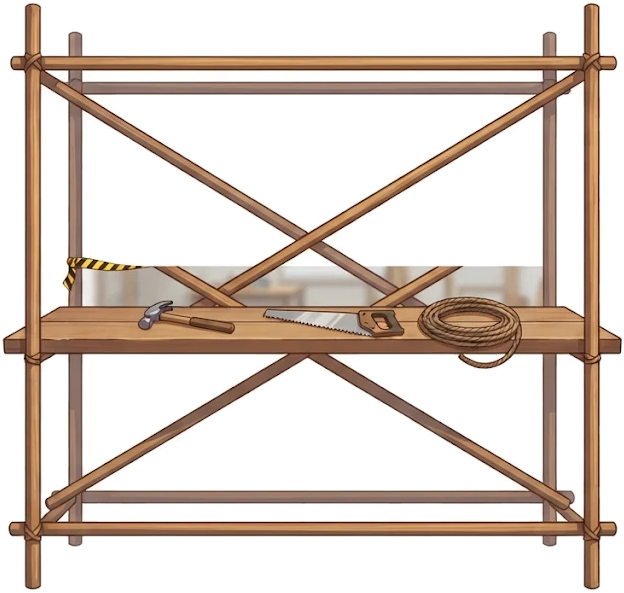
#> input picture crates/game/assets/ship/scaffold.png, 624 x 593 px, found by its file name
$ python ships.py
#> lines starting #> are read from the running program, lines starting #| are printed output that depends on the picture; after the words box and inside, x2 and y2 are one past the last pixel; in counts of white or black regions, pixels touching at a corner belong together
### tools/sprites/keypose.py
#!/usr/bin/env python3
"""Ключевые позы бойца (рисунки на белом фоне, например из Gemini) → кадры для pack_sheets.py.

  python3 tools/sprites/keypose.py art/2d/kaya idle attack skill hit
  python3 tools/sprites/keypose.py art/2d/ren idle@1.25 attack@1.25 skill hit   # поза@масштаб

Масштаб — если Gemini нарисовал позу мельче или крупнее остальных (голова другого размера).

Берёт <папка>/<клип>.jpeg|png, делает фон прозрачным (белое, связанное с краем кадра; вспышки и
дым, отдельные от тела, остаются), выравнивает ноги всех поз на одну линию и кладёт по кадру в
<папка>/frames/<клип>/0000.png на общем холсте — масштаб у всех поз одинаковый. Нужны Pillow и numpy.
"""
import sys
from pathlib import Path

import numpy as np
from PIL import Image, ImageDraw, ImageFilter

FOOT_MARGIN = 24   # ноги — на столько пикселей выше нижнего края холста
EDGE_FADE = 0.04   # эффекты, упёртые в край рисунка (дым, вихрь), гаснут на этой доле ширины


# [6 lines left out: function load, not called in this run]


def mask_of(img):
    rgb = np.asarray(img).astype(np.int16)
    whiteish = (rgb.min(axis=2) > 232) & (rgb.max(axis=2) - rgb.min(axis=2) < 14)
    work = Image.fromarray(whiteish.astype(np.uint8) * 255, "L").copy()
    h, w = whiteish.shape
    arr = np.asarray(work)
    seeds = [(x, 0) for x in range(0, w, 4)] + [(x, h - 1) for x in range(0, w, 4)]
    seeds += [(0, y) for y in range(0, h, 4)] + [(w - 1, y) for y in range(0, h, 4)]
    for x, y in seeds:
        if arr[y, x] == 255:
            ImageDraw.floodfill(work, (x, y), 128)
            arr = np.asarray(work)
    outside = arr == 128
    # Замкнутые куски фона (внутри вихря, между рукой и телом): крупные области чисто белого.
    # Порог строже, чем у фона у края, и только крупные пятна — светлая одежда не страдает.
    pure = (rgb.min(axis=2) > 246) & (rgb.max(axis=2) - rgb.min(axis=2) < 8)
    k = max(9, (w // 60) | 1)
    islands = np.asarray(
        Image.fromarray(pure.astype(np.uint8) * 255, "L")
        .filter(ImageFilter.MinFilter(k)).filter(ImageFilter.MaxFilter(k))
    ) > 0
    outside |= islands
    alpha = Image.fromarray((~outside).astype(np.uint8) * 255, "L")
    # Убрать пыль, смягчить край на пиксель.
    alpha = alpha.filter(ImageFilter.MinFilter(3)).filter(ImageFilter.MaxFilter(3))
    alpha = np.asarray(alpha.filter(ImageFilter.GaussianBlur(0.7))).astype(np.float32)
    # Плавно гасить у левого, правого и верхнего края: обрезанный кадром дым не даёт прямой линии.
    n = max(2, int(w * EDGE_FADE))
    ramp = np.clip(np.arange(w) / n, 0, 1) * np.clip((w - 1 - np.arange(w)) / n, 0, 1)
    top = np.clip(np.arange(h) / n, 0, 1)
    alpha *= ramp[None, :] * top[:, None]
    return Image.fromarray(alpha.astype(np.uint8), "L")


# [35 lines left out: function main, not called in this run]


# [2 lines that do not run on import are left out]

### tools/sprites/ships.py
#!/usr/bin/env python3
"""Корабли верфи: рисунки из Gemini → crates/game/assets/ships/<id>/.

  python3 tools/sprites/ships.py            # все корабли
  python3 tools/sprites/ships.py lastochka  # один

art/2d/ships/<id>/: cutaway.png — разрез с обставленными комнатами; exterior.png — тот же корабль
снаружи (борт закрыт); locked.png — тот же разрез, комнаты заколочены. Все три — одна поза на чистом
зелёном фоне, 1024×1024: зелёный вырезается ключом. Рамки комнат — в data/ship.json (ships[].rooms).
art/2d/ship/scaffold.png — леса стройки на белом (общие для всех кораблей) → assets/ship/scaffold.png.
Нужны Pillow и numpy.
"""
import json
import math
import sys
from pathlib import Path

import numpy as np
from PIL import Image, ImageDraw, ImageFilter

ROOT = Path(__file__).resolve().parents[2]
sys.path.insert(0, str(Path(__file__).resolve().parent))
from keypose import mask_of  # noqa: E402

ART = ROOT / "art" / "2d" / "ships"
OUT = ROOT / "crates" / "game" / "assets" / "ships"


# [15 lines left out: function key_green, not called in this run]


# Эти корабли нарисованы носом влево, а на главной корабль летит вправо: разрез зеркалится,
# чтобы на осмотре был тот же корабль, что и на главной. Рамки в data/ship.json — уже по зеркалу.
FLIP = {"lastochka", "petrel", "falcon"}


# Нарисованные винты за кормой стираются (в px готового рисунка, уже по зеркалу): вместо них в игре
# крутятся винты из data/ship.json (ships[].propellers). Многоугольники обходят корпус — втулка с
# валом на корме остаются, на них и садится вращающийся винт.
ERASE = {
    "lastochka": [[(40, 588), (135, 588), (140, 640), (144, 700), (144, 815), (40, 815)]],
    "petrel": [
        [(80, 640), (114, 640), (116, 700), (110, 742), (80, 742)],
        [(110, 720), (134, 720), (136, 800), (130, 816), (110, 816)],
    ],
    "leviathan": [
        [(28, 474), (80, 474), (80, 590), (28, 590)],
        [(74, 604), (108, 604), (112, 640), (108, 690), (104, 720), (74, 720)],
        [(144, 724), (178, 724), (180, 770), (185, 800), (178, 838), (144, 838)],
    ],
    "falcon": [[(52, 452), (92, 452), (92, 708), (52, 708)]],
}


# [52 lines left out: functions erase_propellers, component, cut, not called in this run]


def propeller(size=128):
    """Латунный трёхлопастной винт анфас; в игре он сплющен по ширине — вид сбоку — и крутится."""
    k = 4
    n = size * k
    c = n / 2
    img = Image.new("RGBA", (n, n), (0, 0, 0, 0))
    d = ImageDraw.Draw(img)
    for i in range(3):
        a = i * 2 * math.pi / 3
        blade = []
        for t, w in ((0.1, 0.1), (0.45, 0.34), (0.8, 0.3), (0.97, 0.12)):
            r = t * (n / 2 - k)
            blade.append((c + r * math.cos(a) - w * r * math.sin(a), c + r * math.sin(a) + w * r * math.cos(a)))
        for t, w in ((0.97, -0.08), (0.8, -0.16), (0.45, -0.18), (0.1, -0.08)):
            r = t * (n / 2 - k)
            blade.append((c + r * math.cos(a) - w * r * math.sin(a), c + r * math.sin(a) + w * r * math.cos(a)))
        d.polygon(blade, fill=(226, 182, 92, 255), outline=(110, 76, 38, 255), width=2 * k)
    d.ellipse([c - 0.16 * c, c - 0.16 * c, c + 0.16 * c, c + 0.16 * c], fill=(150, 110, 52, 255),
              outline=(80, 56, 30, 255), width=3 * k)
    return img.filter(ImageFilter.GaussianBlur(k * 0.3)).resize((size, size), Image.Resampling.LANCZOS)


def scaffold():
    src = Image.open(ROOT / "art" / "2d" / "ship" / "scaffold.png").convert("RGB")
    rgba = src.convert("RGBA")
    rgba.putalpha(mask_of(src))
    rgba.crop(rgba.getbbox()).save(ROOT / "crates" / "game" / "assets" / "ship" / "scaffold.png", optimize=True)


def main():
    if not sys.argv[1:]:
        scaffold()
#> in mask_of, `whiteish = (rgb.min(axis=2) > 232) & (rgb.max(axis=2) - rgb.min(axis=2..`:
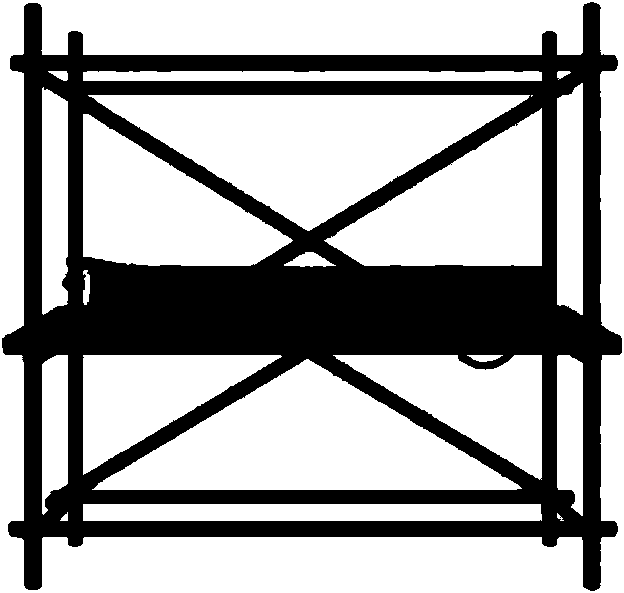
#> whiteish: shape (593, 624) bool; 64.6% white; 1 black region, box (x1, y1, x2, y2) and area: (2, 2, 622, 591) 131109
#> the loop in mask_of, `for x, y in seeds:` made 610 passes
#> pass 1, in mask_of, `arr = np.asarray(work)`:
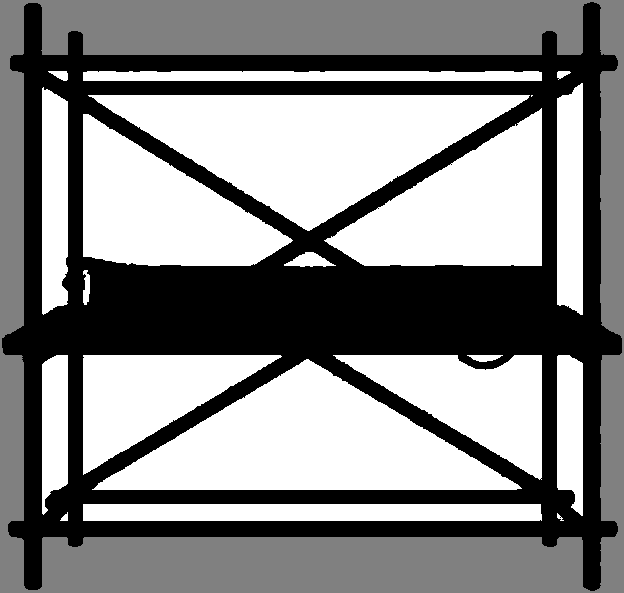
#> arr: shape (593, 624); min 0, max 255, mean 135.4
#> in mask_of, `outside = arr == 128`:
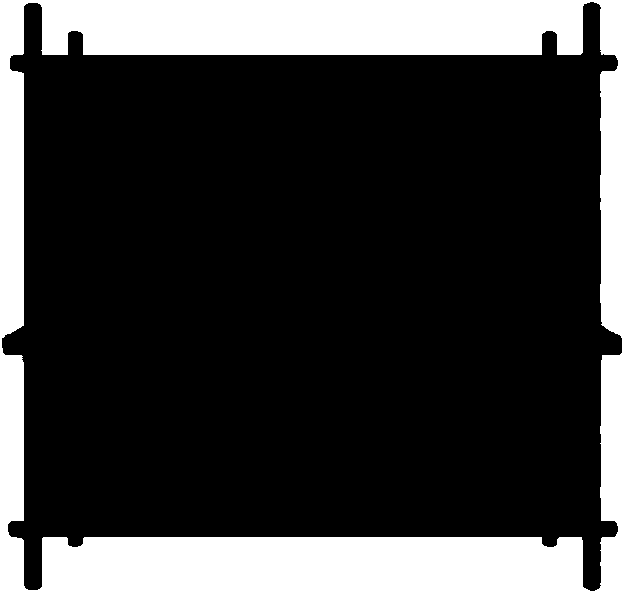
#> outside: shape (593, 624) bool; 23.1% white; 1 white region, box (x1, y1, x2, y2) and area: (0, 0, 624, 593) 85365
#> in mask_of, `pure = (rgb.min(axis=2) > 246) & (rgb.max(axis=2) - rgb.min(axis=2) < 8)`: pure: shape (593, 624) bool; 63.5% white; 24 black regions (23 under 20 px), largest, box (x1, y1, x2, y2) and area: (1, 2, 623, 592) 135050
#> in mask_of, `islands = np.asarray( Image.fromarray(pure.astype(np.uint8) * 255, "L"..`: islands: shape (593, 624) bool; 61.6% white; 1 black region, box (x1, y1, x2, y2) and area: (0, 0, 624, 593) 141917
#> in mask_of, `outside |= islands`:
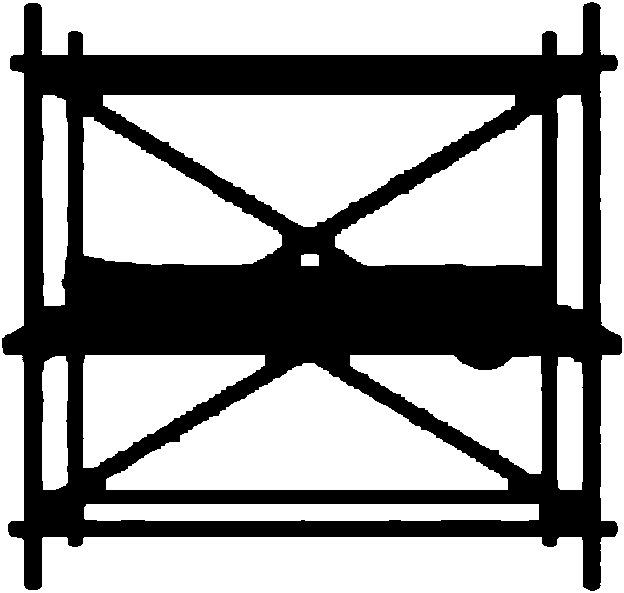
#> outside: shape (593, 624) bool; 61.9% white; 1 black region, box (x1, y1, x2, y2) and area: (2, 2, 622, 591) 140935
#> in mask_of, `alpha = alpha.filter(ImageFilter.MinFilter(3)).filter(ImageFilter.MaxF..`: alpha: PIL image 624x593 L; 38.1% white; 1 white region, box (x1, y1, x2, y2) and area: (2, 2, 622, 591) 140919
#> in mask_of, `alpha *= ramp[None, :] * top[:, None]`:
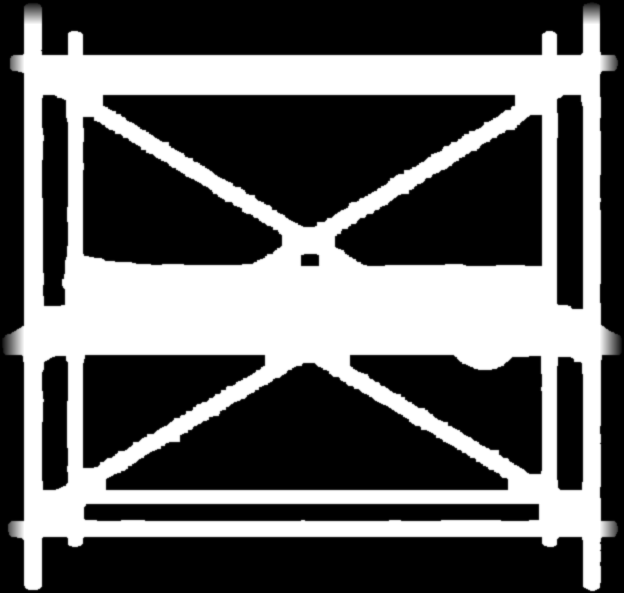
#> alpha: shape (593, 624) float32; min 0, max 255, mean 96.3
#> in scaffold, `rgba.crop(rgba.getbbox()).save(ROOT / "crates" / "game" / "assets" / "..`:
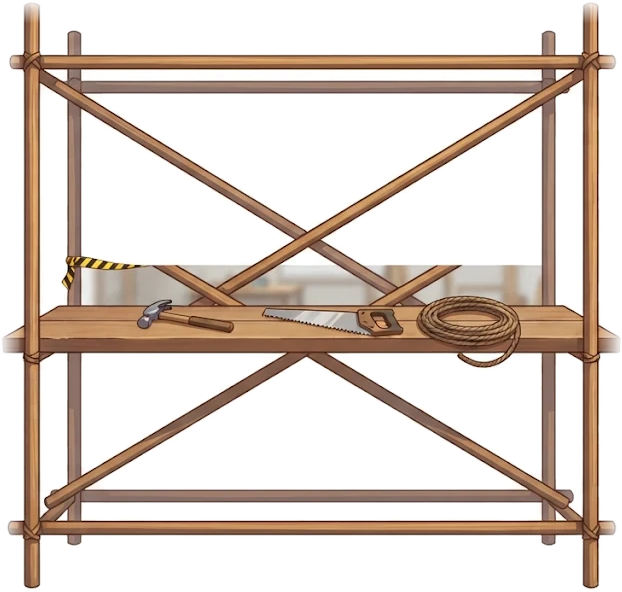
#> saved as scaffold.png: PIL image 622x592 RGBA; mean R, G, B, A 220.3, 208.2, 199.7, 96.8; transparent parts drawn white
        propeller().save(OUT.parent / "fx" / "propeller.png", optimize=True)
#> in propeller, `img = Image.new("RGBA", (n, n), (0, 0, 0, 0))`: img: PIL image 512x512 RGBA; every value is 0
#> in propeller, `return img.filter(ImageFilter.GaussianBlur(k * 0.3)).resize((size, siz..`:
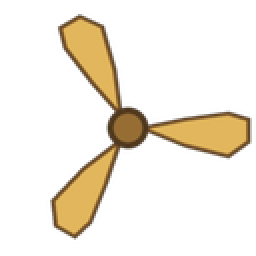
#> returned value: PIL image 128x128 RGBA (shown 2 times larger); mean R, G, B, A 32.2, 25.1, 11.9, 41.7; transparent parts drawn white
#> (the run stopped early here; a loop or call above may not have finished)
